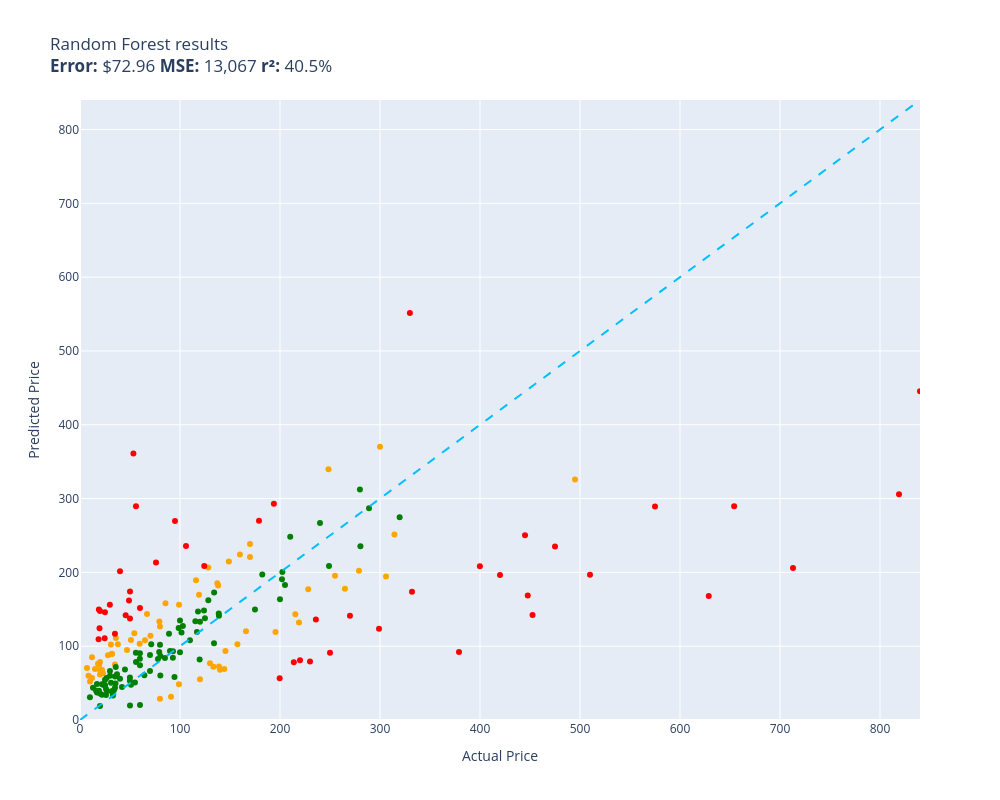

The notebook cell saved with this chart:
### Code cell
evaluate(random_forest, test)

### Figure 1 — Plotly figure (JSON) as saved in the notebook; plotly's stock layout.template omitted (floating-point values rounded to 4 significant figures)
{"data": [{"customdata": [["Old Blood Noise Excess V2 Distortion Cho...\nGuess=$132.26 Actual=$219.00"], ["telpo Headlight Assembly Fit For 15 Camr...\nGuess=$189.49 Actual=$115.99"], ["SuppliesOutlet Compatible Toner Cartridg...\nGuess=$69.03 Actual=$144.29"], ["ACDelco GM Original Equipment FW339 Fron...\nGuess=$143.20 Actual=$215.33"], ["46mm Digital Pro High-Resolution Close-U...\nGuess=$78.56 Actual=$19.99"], ["Innovative Percussion CB-6 Chamois Bass ...\nGuess=$117.64 Actual=$54.32"], ["GJY Portable TV,10.6 inch Mini TV for AT...\nGuess=$133.54 Actual=$79.36"], ["PEMP E65 E66 CDC Simulate Optical Fiber ...\nGuess=$169.84 Actual=$119.00"], ["Mini PC, Kinupute Desktop Computer E3-12...\nGuess=$325.80 Actual=$495.00"], ["Clementoni 39132.5 Jigsaw Puzzle 1,000 P...\nGuess=$28.82 Actual=$79.95"], ["10GBase-LR SFP+ Transceiver, Handar 10GB...\nGuess=$67.27 Actual=$19.99"], ["GanFindX Portable Car Hand Controls for ...\nGuess=$224.20 Actual=$159.90"], ["Evergreen HSHB2005 Cylinder Head Gasket ...\nGuess=$103.22 Actual=$59.69"], ["Southwire 120V/15A Right Angle User Atta...\nGuess=$102.52 Actual=$37.87"], ["15\" Locking Shower Head Extension Arm in...\nGuess=$126.83 Actual=$79.95"], ["Tidal Front + Rear Fender Flares 4PC Poc...\nGuess=$195.29 Actual=$254.99"], ["152MM Hole Saws M42 Bi-Metal High Speed ...\nGuess=$76.27 Actual=$17.99"], ["Baseball Backpacks Large 18 Inch Bookbag...\nGuess=$89.54 Actual=$31.77"], ["Wenger City Upgrade Laptop Backpack with...\nGuess=$93.43 Actual=$145.42"], ["3D Tree Hole Branches 075 Stair Risers D...\nGuess=$76.98 Actual=$129.99"], ["Retevis RT68 Soft Earhook Walkie Talkie ...\nGuess=$70.38 Actual=$6.99"], ["Laisomeke Waterproof Junction Box, Unive...\nGuess=$56.81 Actual=$11.99"], ["Festool 492370 Platin 2 S1000 Grit 6-Inc...\nGuess=$31.53 Actual=$91.00"], ["Beck/Arnley 0421945 Air Filter\nGuess=$111.16 Actual=$35.87"], ["Pidoko Kids Train Table, Grey with 90 Pc...\nGuess=$55.10 Actual=$119.97"], ["Satco S9596, 4 Count (Pack of 1), 4.18\nGuess=$85.01 Actual=$12.00"], ["Marvel Legends Series X-Men 6-Inch Archa...\nGuess=$48.36 Actual=$98.95"], ["Kingston Brass KS269SN Kingston Clawfoot...\nGuess=$194.47 Actual=$305.99"], ["KS K-STORM Replacement Silicone Mushroom...\nGuess=$60.11 Actual=$8.50"], ["Pioneer 2AM401-BN Two Handle Kitchen Fau...\nGuess=$177.17 Actual=$228.22"], ["Grey Pneumatic 1311SD Impact Socket Set\nGuess=$102.55 Actual=$157.43"], ["Urth 62mm UV, Circular Polarizing (CPL),...\nGuess=$72.62 Actual=$139.00"], ["AC Compressor & A/C Kit For BMW 335i 335...\nGuess=$251.28 Actual=$314.41"], ["Wilkinson LOW GAUSS Vintage Tone Strat S...\nGuess=$102.16 Actual=$30.93"], ["MXR Carbon Copy Deluxe Analog Delay Guit...\nGuess=$119.35 Actual=$195.50"], ["Ibanez M510OVS Acoustic Mandolin in Vint...\nGuess=$220.86 Actual=$169.99"], ["Pyle Wireless Rear View Backup Camera - ...\nGuess=$114.16 Actual=$70.45"], ["Cardone 84-58642 New HEI Electronic Dist...\nGuess=$120.33 Actual=$165.99"], ["Kastar Battery Pack Replacement for Sony...\nGuess=$61.63 Actual=$19.99"], ["Auertech Portable Washing Machine, 14lbs...\nGuess=$156.21 Actual=$98.99"], ["Evan Fischer Radiator Cooling Fan Assemb...\nGuess=$185.43 Actual=$137.34"], ["ECCPP Power Steering Pump for 2009-2010 ...\nGuess=$158.21 Actual=$85.48"], ["UPR Mach 1 Chin Spoiler Fits 94-98 Musta...\nGuess=$108.07 Actual=$64.99"], ["Raspberry Pi 3 Model B+ Aluminum Case Me...\nGuess=$69.26 Actual=$14.99"], ["ROHL WSGUM3018WH Wire Sink Grids, White\nGuess=$206.57 Actual=$128.28"], ["ASUS VY279HE-W 27” 1080P Monitor - White...\nGuess=$182.33 Actual=$138.10"], ["CTLAMP XL-2100 Professional Quality XL-2...\nGuess=$89.61 Actual=$32.00"], ["APS iBoard (304 Stainless Steel Polished...\nGuess=$177.98 Actual=$264.95"], ["KYX Racing Hardened Steel Center Drive S...\nGuess=$94.98 Actual=$46.99"], ["StonKraft Brass Chess Board Game Set wit...\nGuess=$67.97 Actual=$140.00"], ["Baumgartens Sicurix Blank PVC ID Cards (...\nGuess=$74.66 Actual=$19.11"], ["VIPMOTOZ Sequential Turn Signal Premium ...\nGuess=$202.20 Actual=$278.94"], ["VATOS 4 Packs Bubble Machine Gun for Kid...\nGuess=$63.47 Actual=$22.88"], ["Replacement Remote Control fit for Sony ...\nGuess=$52.07 Actual=$9.99"], ["Vinyl Soft Top Roll-up Adjustable Truck ...\nGuess=$214.84 Actual=$148.88"], ["Glovion Music Stand Light, Clip On Piano...\nGuess=$87.84 Actual=$27.99"], ["HP Laserjet 2100 Laser Printer W/Test Pr...\nGuess=$370.24 Actual=$299.98"], ["PowerSport Front Rear Brakes and Rotors ...\nGuess=$339.85 Actual=$248.51"], ["VTech Strum and Jam Kidi Musical Guitar ...\nGuess=$67.59 Actual=$21.99"], ["Targus CityGear Durable Backpack, Black,...\nGuess=$72.06 Actual=$133.43"], ["KZ ZS10 Pro in Ear Monitor Headphone KZ ...\nGuess=$143.53 Actual=$66.99"], ["Jada Toys Ryan's World Combo Panda Airli...\nGuess=$75.03 Actual=$34.94"], ["Pyle 2x120 Watt Home Audio Speaker Power...\nGuess=$108.37 Actual=$50.92"], ["Xiaomi Redmi 10 2022 NFC 4G LTE (128GB +...\nGuess=$238.57 Actual=$169.99"]], "hovertemplate": "%{customdata[0]}<extra></extra>", "legendgroup": "orange", "marker": {"color": "orange", "size": 6, "symbol": "circle"}, "mode": "markers", "name": "orange", "orientation": "v", "showlegend": true, "type": "scatter", "x": [219.0, 116.0, 144.3, 215.3, 19.99, 54.32, 79.36, 119.0, 495.0, 79.95, 19.99, 159.9, 59.69, 37.87, 79.95, 255.0, 17.99, 31.77, 145.4, 130.0, 6.99, 11.99, 91.0, 35.87, 120.0, 12.0, 98.95, 306.0, 8.5, 228.2, 157.4, 139.0, 314.4, 30.93, 195.5, 170.0, 70.45, 166.0, 19.99, 98.99, 137.3, 85.48, 64.99, 14.99, 128.3, 138.1, 32.0, 264.9, 46.99, 140.0, 19.11, 278.9, 22.88, 9.99, 148.9, 27.99, 300.0, 248.5, 21.99, 133.4, 66.99, 34.94, 50.92, 170.0], "xaxis": "x", "y": [132.3, 189.5, 69.03, 143.2, 78.56, 117.6, 133.5, 169.8, 325.8, 28.82, 67.27, 224.2, 103.2, 102.5, 126.8, 195.3, 76.27, 89.54, 93.43, 76.98, 70.38, 56.81, 31.53, 111.2, 55.1, 85.01, 48.36, 194.5, 60.11, 177.2, 102.5, 72.62, 251.3, 102.2, 119.4, 220.9, 114.2, 120.3, 61.63, 156.2, 185.4, 158.2, 108.1, 69.26, 206.6, 182.3, 89.61, 178.0, 94.98, 67.97, 74.66, 202.2, 63.47, 52.07, 214.8, 87.84, 370.2, 339.8, 67.59, 72.06, 143.5, 75.03, 108.4, 238.6], "yaxis": "y"}, {"customdata": [["NewPower99 Battery Kit for Samsung Galax...\nGuess=$50.76 Actual=$54.95"], ["EXMAX NG-10X Fresnel Lens Focusing Adapt...\nGuess=$88.00 Actual=$69.98"], ["8544771 Dryer Heating Element, 279816 Th...\nGuess=$71.71 Actual=$35.74"], ["Panasonic KX-TG6511B DECT 6.0 PLUS Expan...\nGuess=$92.13 Actual=$79.20"], ["LOVE MEI Galaxy S10 Lite Case, Military ...\nGuess=$33.21 Actual=$32.98"], ["APS iBoard 6-inch Aluminum (Black Powder...\nGuess=$248.25 Actual=$210.23"], ["Intermatic PX300 12V 300W Transformer wi...\nGuess=$104.13 Actual=$134.00"], ["CORSAIR Dominator Platinum RGB 32GB (2x1...\nGuess=$148.26 Actual=$124.00"], ["HK SYSTEMS 13\" Heavy Duty Black \"Push\" O...\nGuess=$83.99 Actual=$84.95"], ["SKB iSeries 3i-13096-6KP Case for BlackM...\nGuess=$149.57 Actual=$174.99"], ["Aolemi Oil Rubbed Bronze Single Function...\nGuess=$124.56 Actual=$98.65"], ["KOMPUTERBAY 4GB 2X 2GB DDR2 1066MHz PC2-...\nGuess=$60.42 Actual=$80.34"], ["Scranton & Co 3 Drawer Mobile File Cabin...\nGuess=$133.91 Actual=$115.35"], ["Task T24287 Roman Ogee Router Bit with 1...\nGuess=$91.21 Actual=$55.88"], ["Mylites+ Standard Comic Book Mylar Sleev...\nGuess=$43.81 Actual=$34.99"], ["DALDED LED Light Kit for Lego Sonic Gree...\nGuess=$54.50 Actual=$24.99"], ["AUTOFREE LED Tail Lights Assembly Compat...\nGuess=$190.71 Actual=$201.99"], ["Adams Check Payment and Deposit Register...\nGuess=$49.55 Actual=$35.49"], ["Fjallraven, Kanken Laptop 15\" Backpack f...\nGuess=$82.12 Actual=$119.65"], ["Diversitech WG840585 Motor, (Ddb) 1/3Hp,...\nGuess=$172.91 Actual=$134.12"], ["Evan-Fischer Front Bumper Cover Compatib...\nGuess=$200.61 Actual=$202.38"], ["Webcem Solar Shed Light Outdoor Indoor, ...\nGuess=$82.68 Actual=$77.96"], ["Western Digital Enterprise RE4-GP 2TB SA...\nGuess=$107.95 Actual=$109.95"], ["DIMARZIO 204284 DP 163FBK Blues Bucker G...\nGuess=$93.32 Actual=$89.99"], ["VLAND LED Smoked Taillights Compatible F...\nGuess=$266.94 Actual=$239.99"], ["PM Auto Front Right Quick Complete Strut...\nGuess=$137.71 Actual=$124.94"], ["Tablet PC Cover Compatible with Lenovo T...\nGuess=$38.88 Actual=$31.61"], ["Miyaya@ Funny Animal Masks Collection fo...\nGuess=$37.40 Actual=$16.99"], ["Trail Gear Twin Stick Kit for Top Shift ...\nGuess=$312.36 Actual=$279.92"], ["Ultra Duster Canned Air Net 10 Oz 6-Pack\nGuess=$53.21 Actual=$49.90"], ["IQShield Screen Protector Compatible wit...\nGuess=$30.89 Actual=$9.95"], ["Liberty Imports 12 Pack: US Military Toy...\nGuess=$48.61 Actual=$16.98"], ["Ceramic Talavera Mexican Tile 4x4\", 9 Pi...\nGuess=$66.53 Actual=$29.95"], ["Intrepid International Dressage Letters-...\nGuess=$39.38 Actual=$26.99"], ["LEGO Marvel Avengers War Machine Buster ...\nGuess=$90.52 Actual=$59.95"], ["ANZO USA 111207 GMC SIERRA 99-06 / YUKON...\nGuess=$197.00 Actual=$182.28"], ["EMART Photography C Stand with Boom Arm,...\nGuess=$133.18 Actual=$119.99"], ["KUNN Small Electrician Tool Pouch Utilit...\nGuess=$48.30 Actual=$21.99"], ["iPhone 12/12 Pro Nicaragua Guardabarranc...\nGuess=$18.93 Actual=$19.97"], ["LSSAGOON Backpack for Women Teen Kids Gi...\nGuess=$40.53 Actual=$33.99"], ["4LT LUMINETTE Vanity Opal GLS BSN\nGuess=$134.73 Actual=$99.99"], ["4pc Wheel Spacers Adapters 4\" (2inch Per...\nGuess=$119.32 Actual=$116.95"], ["GE RPWF SmartWater Comparable Refrigerat...\nGuess=$62.08 Actual=$36.99"], ["MGP Caliper Covers 39011SACURD Red Powde...\nGuess=$208.57 Actual=$249.00"], ["LSI Broadcom SAS 9300-8i 8-port 12Gb/s S...\nGuess=$147.14 Actual=$118.00"], ["NewFantasia Replacement Audio Cable with...\nGuess=$50.40 Actual=$31.00"], ["MONOCARBON Forged Carbon Fiber Case for ...\nGuess=$20.46 Actual=$59.99"], ["DuraGo 29515020 Front Hub Assembly\nGuess=$162.40 Actual=$128.34"], ["Chalkboard Name Badges with Magnetic Bac...\nGuess=$35.92 Actual=$19.95"], ["GENUINE VOLVO THERMOSTAT (3.0, 3.2) S60 ...\nGuess=$127.42 Actual=$102.85"], ["USB Charger, CIVIE High Speed 60W Multip...\nGuess=$40.05 Actual=$15.99"], ["CradlePoint Compact Broadband Router (CB...\nGuess=$116.92 Actual=$89.00"], ["Universal Power Group 12V 100Ah Sealed L...\nGuess=$163.58 Actual=$199.99"], ["Hp Pavilion P7-1257c Motherboard Aahd3-h...\nGuess=$83.00 Actual=$59.86"], ["New Replacement seat cover fits Yamaha M...\nGuess=$141.23 Actual=$138.95"], ["Amana Tool - SC587 Carbide Tipped 3-Wing...\nGuess=$102.79 Actual=$71.23"], ["AZX Stylus Pencil for Apple iPad Pro 202...\nGuess=$59.86 Actual=$29.99"], ["SP Air Corporation SP-8102BU 1/4-Inch He...\nGuess=$182.87 Actual=$204.99"], ["Skullcandy Hesh Evo Bluetooth Headphones...\nGuess=$66.35 Actual=$69.99"], ["LCD Screen for Dell Inspiron 17R 17.3\" H...\nGuess=$60.53 Actual=$64.37"], ["Diversitech UC2436-3 Ultralite Condenser...\nGuess=$86.87 Actual=$80.39"], ["200 ' feet True 14 Gauge AWG CCA Speaker...\nGuess=$68.30 Actual=$44.95"], ["200 Couples Conversation Cards - Enjoy B...\nGuess=$35.41 Actual=$32.97"], ["The Puppet Company - Carpet-Unicorn, Whi...\nGuess=$39.65 Actual=$19.00"], ["OEM Samsung Remote Control Shipped with ...\nGuess=$78.44 Actual=$56.00"], ["Venom Power Terra Hunter R/T+ R/T All-Te...\nGuess=$274.69 Actual=$319.65"], ["Custom Engagement Logo Desk Embosser Sea...\nGuess=$57.45 Actual=$49.95"], ["Audio Techinca ATW-T1002 System 10 Handh...\nGuess=$286.78 Actual=$289.00"], ["520 Pieces Christmas Envelope Seal Stick...\nGuess=$33.92 Actual=$25.99"], ["LD Compatible Ink Cartridge Replacement ...\nGuess=$44.88 Actual=$41.99"], ["BestPricedDecals Wine A BIT, You'll Feel...\nGuess=$43.64 Actual=$12.98"], ["BXYJY for Samsung Galaxy Z Fold 3 Case w...\nGuess=$19.73 Actual=$49.99"], ["VONADO Space Wars Colonial Viper MK1 Bui...\nGuess=$55.96 Actual=$39.99"], ["Disney Princess Sparkling Princess Sleep...\nGuess=$47.48 Actual=$24.95"], ["sabermaster TCG Playmat yugioh playmat T...\nGuess=$34.13 Actual=$21.99"], ["Star Wars Die-Cast Metal TITANIUM Series...\nGuess=$48.04 Actual=$22.70"], ["DuraGo BR5330 Front Vented Disc Brake Ro...\nGuess=$118.66 Actual=$101.51"], ["Samsung DA97-07603B Freezer Ice Maker As...\nGuess=$93.23 Actual=$93.02"], ["Intex River Run Connect Lounge (Four)\nGuess=$58.42 Actual=$94.49"], ["Blanco 230966 Valea Stainless Steel Sink...\nGuess=$84.29 Actual=$92.88"], ["Think Gizmos Build Your Own Robot Toys f...\nGuess=$46.69 Actual=$24.95"], ["Fender Hendrix Voodoo Child Coiled Instr...\nGuess=$74.10 Actual=$59.99"], ["W11130208 W10695459 Refrigerator LED Mod...\nGuess=$56.89 Actual=$26.59"], ["STICKGOO Peel and Stick Backsplash for K...\nGuess=$59.02 Actual=$34.99"], ["Garmin 010-12402-10 GT15M-TM Transom-Mou...\nGuess=$144.34 Actual=$138.74"], ["Fitness Center Gym Room Weight Train Dua...\nGuess=$91.64 Actual=$99.99"], ["MonMount Triple Monitor Stand Freestandi...\nGuess=$101.97 Actual=$79.99"], ["For Volvo C70 S70 V70 V40 S40 AC Compres...\nGuess=$235.56 Actual=$280.41"], ["Refresh NSF-53 Premium Replacement Refri...\nGuess=$47.79 Actual=$50.99"], ["NICKSTON Red Sparkling Glitter Slim Band...\nGuess=$41.98 Actual=$25.99"]], "hovertemplate": "%{customdata[0]}<extra></extra>", "legendgroup": "green", "marker": {"color": "green", "size": 6, "symbol": "circle"}, "mode": "markers", "name": "green", "orientation": "v", "showlegend": true, "type": "scatter", "x": [54.95, 69.98, 35.74, 79.2, 32.98, 210.2, 134.0, 124.0, 84.95, 175.0, 98.65, 80.34, 115.3, 55.88, 34.99, 24.99, 202.0, 35.49, 119.7, 134.1, 202.4, 77.96, 110.0, 89.99, 240.0, 124.9, 31.61, 16.99, 279.9, 49.9, 9.95, 16.98, 29.95, 26.99, 59.95, 182.3, 120.0, 21.99, 19.97, 33.99, 99.99, 117.0, 36.99, 249.0, 118.0, 31.0, 59.99, 128.3, 19.95, 102.8, 15.99, 89.0, 200.0, 59.86, 138.9, 71.23, 29.99, 205.0, 69.99, 64.37, 80.39, 44.95, 32.97, 19.0, 56.0, 319.6, 49.95, 289.0, 25.99, 41.99, 12.98, 49.99, 39.99, 24.95, 21.99, 22.7, 101.5, 93.02, 94.49, 92.88, 24.95, 59.99, 26.59, 34.99, 138.7, 99.99, 79.99, 280.4, 50.99, 25.99], "xaxis": "x", "y": [50.76, 88.0, 71.71, 92.13, 33.21, 248.2, 104.1, 148.3, 83.99, 149.6, 124.6, 60.42, 133.9, 91.21, 43.81, 54.5, 190.7, 49.55, 82.12, 172.9, 200.6, 82.68, 108.0, 93.32, 266.9, 137.7, 38.88, 37.4, 312.4, 53.21, 30.89, 48.61, 66.53, 39.38, 90.52, 197.0, 133.2, 48.3, 18.93, 40.53, 134.7, 119.3, 62.08, 208.6, 147.1, 50.4, 20.46, 162.4, 35.92, 127.4, 40.05, 116.9, 163.6, 83.0, 141.2, 102.8, 59.86, 182.9, 66.35, 60.53, 86.87, 68.3, 35.41, 39.65, 78.44, 274.7, 57.45, 286.8, 33.92, 44.88, 43.64, 19.73, 55.96, 47.48, 34.13, 48.04, 118.7, 93.23, 58.42, 84.29, 46.69, 74.1, 56.89, 59.02, 144.3, 91.64, 102.0, 235.6, 47.79, 41.98], "yaxis": "y"}, {"customdata": [["Stand for Raven Pro Document Scanner - P...\nGuess=$155.99 Actual=$29.85"], ["RBC12-UPC Replacement Battery Cartridge ...\nGuess=$79.30 Actual=$229.99"], ["Pump Head TBVECHI 175PSI 4KW 5.5HP 21CFM...\nGuess=$551.46 Actual=$329.90"], ["Bam France 2002XL Contoured Hightech Bla...\nGuess=$205.96 Actual=$713.00"], ["Metabo HPT 36V MultiVolt™ Cordless Rotar...\nGuess=$91.96 Actual=$379.00"], ["LD Products Compatible Toner Cartridge R...\nGuess=$137.53 Actual=$49.98"], ["Bam Trekking 3027SB Single Black Clarine...\nGuess=$173.74 Actual=$332.00"], ["DEWALT 20V MAX* XR Impact Driver with Bl...\nGuess=$142.11 Actual=$452.53"], ["June Garden 12\" Sweet Dolly Charlotte - ...\nGuess=$147.62 Actual=$19.99"], ["Deco Mount Pro Tripod Microphone Stand w...\nGuess=$151.91 Actual=$59.95"], ["Canon EOS Rebel T7 Digital SLR Camera wi...\nGuess=$305.99 Actual=$819.00"], ["Travelpro Platinum Elite Slim Business L...\nGuess=$78.27 Actual=$213.83"], ["JRready ST6313 DT Deutsch Connector Kit,...\nGuess=$56.72 Actual=$199.68"], ["Dakota Alert MURS Alert Probe Sensor - M...\nGuess=$80.90 Actual=$219.99"], ["KOHLER 18865-CP Filtered Water Faucet, P...\nGuess=$235.10 Actual=$475.00"], ["Projector, CRAZVIEW Projector with WiFi ...\nGuess=$361.21 Actual=$53.40"], ["MC: Pindicator (Dual Intensity Amber)\nGuess=$201.46 Actual=$40.00"], ["Sumerain S1339CM Double Handle Widesprea...\nGuess=$136.08 Actual=$235.86"], ["Poison Spyder 10-08-020 Rocker Knocker\nGuess=$168.08 Actual=$628.76"], ["Lighted Triangle Mirror Cabinet Bathroom...\nGuess=$250.39 Actual=$445.00"], ["BESTILL Wall Mounted Shower Faucet Set, ...\nGuess=$213.28 Actual=$76.00"], ["Engine Thermostat, Replace 19301-PAA-306...\nGuess=$149.72 Actual=$18.89"], ["Dell Optiplex 390 Desktop Computer i3 3....\nGuess=$208.53 Actual=$124.27"], ["Neporal Full Spectrum Light Bulb, 6000K ...\nGuess=$109.48 Actual=$18.59"], ["KOHLER K-1185540-CP Assembly-Slider\nGuess=$142.03 Actual=$45.67"], ["Trim Kit for 2-handle Shower & Tub Valve...\nGuess=$269.74 Actual=$94.99"], ["Replacement Remote Control for PANASONIC...\nGuess=$116.77 Actual=$34.95"], ["Aeromotive 13304 Regulator, X1 Adjustabl...\nGuess=$141.07 Actual=$269.95"], ["Walker Exhaust Ultra EPA 16478 Direct Fi...\nGuess=$289.42 Actual=$574.99"], ["Royal Designs, Inc. Decorative Abundant ...\nGuess=$146.06 Actual=$24.95"], ["Canon Sure Shot 90u 35mm Date Camera\nGuess=$208.30 Actual=$399.89"], ["Mikrotik RB3011UIAS-RM RouterBOARD 10xGi...\nGuess=$123.77 Actual=$299.00"], ["Berta (6 Pieces) 1-1/4 inch Overlay, 90 ...\nGuess=$110.69 Actual=$24.66"], ["Linkloos Solar Street Lights Outdoor Wat...\nGuess=$289.50 Actual=$55.99"], ["18 Inch White Undermount Kitchen Sink - ...\nGuess=$270.09 Actual=$179.00"], ["Music Hall pa15.3 MM/MC Phono Preamplifi...\nGuess=$91.27 Actual=$250.00"], ["Lorell Bell Chair Glide, 2.5\", Black\nGuess=$124.39 Actual=$19.50"], ["4 Inches Rolled Muffler Tip Catback Exha...\nGuess=$293.12 Actual=$193.88"], ["Competition Clutch Disc and Pressure Pla...\nGuess=$196.65 Actual=$510.00"], ["KUNFINE Android Radio CarPlay & Android ...\nGuess=$235.73 Actual=$106.00"], ["A-Premium Front Suspension Steering Knuc...\nGuess=$161.85 Actual=$48.99"], ["Dell XPS 13 9343-2727SLV 13.3\" Full HD S...\nGuess=$445.43 Actual=$839.99"], ["Steering Wheel, Carbon Fiber Automotive ...\nGuess=$168.54 Actual=$447.74"], ["Pacific Drums PDCM1618TTRB 16 x 18 Inche...\nGuess=$196.31 Actual=$419.99"], ["Empava 24\" Single Wall Ovens 10 Cooking ...\nGuess=$289.65 Actual=$654.14"], ["Viola Bow 4/4 Full Size Carbon Fiber (Bl...\nGuess=$174.20 Actual=$49.99"]], "hovertemplate": "%{customdata[0]}<extra></extra>", "legendgroup": "red", "marker": {"color": "red", "size": 6, "symbol": "circle"}, "mode": "markers", "name": "red", "orientation": "v", "showlegend": true, "type": "scatter", "x": [29.85, 230.0, 329.9, 713.0, 379.0, 49.98, 332.0, 452.5, 19.99, 59.95, 819.0, 213.8, 199.7, 220.0, 475.0, 53.4, 40.0, 235.9, 628.8, 445.0, 76.0, 18.89, 124.3, 18.59, 45.67, 94.99, 34.95, 269.9, 575.0, 24.95, 399.9, 299.0, 24.66, 55.99, 179.0, 250.0, 19.5, 193.9, 510.0, 106.0, 48.99, 840.0, 447.7, 420.0, 654.1, 49.99], "xaxis": "x", "y": [156.0, 79.3, 551.5, 206.0, 91.96, 137.5, 173.7, 142.1, 147.6, 151.9, 306.0, 78.27, 56.72, 80.9, 235.1, 361.2, 201.5, 136.1, 168.1, 250.4, 213.3, 149.7, 208.5, 109.5, 142.0, 269.7, 116.8, 141.1, 289.4, 146.1, 208.3, 123.8, 110.7, 289.5, 270.1, 91.27, 124.4, 293.1, 196.7, 235.7, 161.8, 445.4, 168.5, 196.3, 289.6, 174.2], "yaxis": "y"}, {"hoverinfo": "skip", "line": {"color": "deepskyblue", "dash": "dash", "width": 2}, "mode": "lines", "name": "y = x", "showlegend": false, "type": "scatter", "x": [0, 840.0], "y": [0, 840.0]}], "layout": {"height": 800, "legend": {"title": {"text": "color"}, "tracegroupgap": 0}, "showlegend": false, "title": {"text": "Random Forest results<br><b>Error:</b> $72.96 <b>MSE:</b> 13,067 <b>r²:</b> 40.5%"}, "width": 1000, "xaxis": {"anchor": "y", "domain": [0, 1], "range": [0, 840.0], "title": {"text": "Actual Price"}}, "yaxis": {"anchor": "x", "domain": [0, 1], "range": [0, 840.0], "title": {"text": "Predicted Price"}}}}
